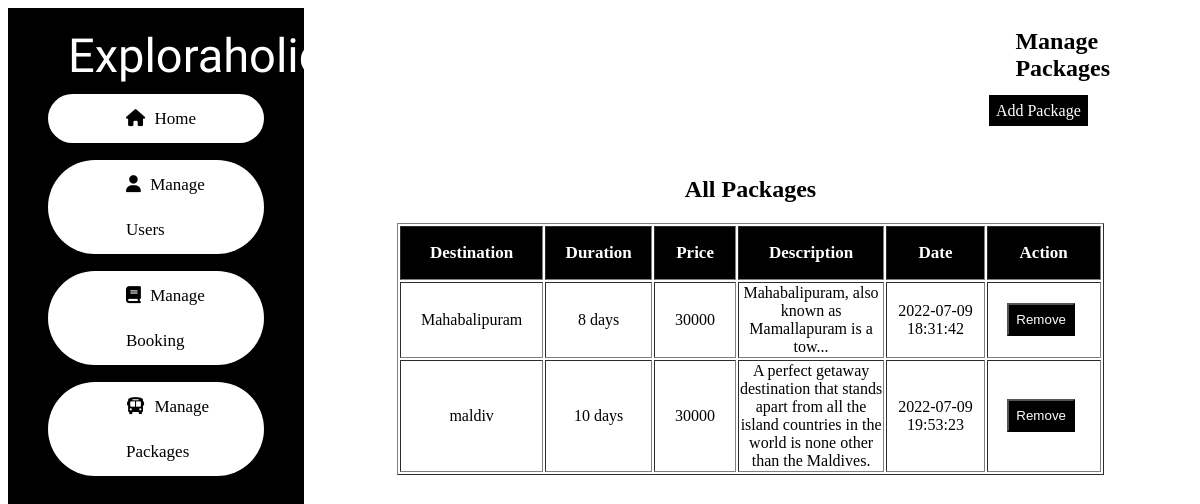
Screenshot of /adminasp/packageforms.php with the database file from the repository.
### tables this page shows
CREATE TABLE `package` (
  `id` int(10) NOT NULL,
  `destination` varchar(30) NOT NULL,
  `duration` varchar(30) NOT NULL,
  `price` int(10) NOT NULL,
  `descripstion` text NOT NULL,
  `date` datetime NOT NULL DEFAULT current_timestamp()
);

### adminasp/packageforms.php (the view, shortened to what this page needs)
<?php
require "../website1/asp/db.php";
$sql = "SELECT * FROM `package`";
$result = mysqli_query($con,$sql);
?>
<!DOCTYPE html>
<html lang="en">
<head>
    <link rel="stylesheet" href="https://cdnjs.cloudflare.com/ajax/libs/font-awesome/6.1.1/css/all.min.css"
 />
</head>
<body>
    <div class="body">
        <div class="section1">
        <div class="logo">
                Exploraholic
            </div>
            <div class="menu">
                <ul>
                     <div class="menu_1">
                                    <i class="fa fa-home" aria-hidden="true"></i>
                    <a href="../adminasp/index.php">Home</a><br>
                    </div>
                     <div class="menu_1">
                    <i class="fa fa-user" aria-hidden="true"></i>
                    <a href="../adminasp/user.php">Manage Users</a><br>
                    </div>
                     <div class="menu_1">
                    <i class="fa fa-book" aria-hidden="true"></i>
                    <a href="../adminasp/booking.php">Manage Booking</a><br>
                    </div>
                     <div class="menu_1">
                    <i class="fa fa-bus" aria-hidden="true"></i>
                    <a href="../adminasp/packageforms.php">Manage Packages</a><br>
                    </div>
                </ul>
            </div>
        </div>
        <div class="section2">
            <h2 class="h2_1">Manage Packages</h2>
            <div class="container">
                <a href="../adminhtml/addpkg.html" class="add">Add Package</a>
            </div><br><br>
            <center>
             <h2>All Packages</h2>
            <table border="1" class="table_1">
                <tr align="center">
                    <th class="th_1">Destination</th>
                    <th class="th_1">Duration</th>
                    <th class="th_1">Price</th>
                    <th class="th_1">Description</th>
                    <th class="th_1">Date</th>
                    <th class="th_1">Action</th>
                </tr>
<?php
while($row = mysqli_fetch_assoc($result)){
?>
                <tr>
                    <td class="td_1" align="center"><?php echo $row['destination']; ?></td>
                    <td class="td_1" align="center"><?php echo $row['duration']; ?></td>
                    <td class="td_1" align="center"><?php echo $row['price']; ?></td>
                    <td class="td_1" align="center"><?php echo $row['descripstion']; ?></td>
                    <td class="td_1" align="center"><?php echo $row['date']; ?></td>
                    <td class="td_1" align="center">
                    <form action="packageforms1.php" method="get">
    <input type="submit" name="submit" value="Remove" class="add" style="cursor: pointer;">
</form>
                    </td>
                </tr>
                <?php
}
                ?>
            </table>
           </center>
    </div>
</div>
</body>
</html>

### adminasp/packageforms.php (style rules this page uses)
.logo { font-size: 47px; font-family: 'Smooch', cursive; margin-top: 6px; color: white; margin-left: 60px; margin-top: 25px ; }
.menu a { margin-left: 5px; }
.menu_1 { background-color: white; color: black; padding-left: 78px; border-radius: 70px; font-size: 17px; padding-top: 2px; padding-bottom: 2px; margin-bottom: 17px; }
.add { text-decoration: none; color: white; padding: 7px; background: black; margin-right: 5px; }
.container { margin-left: 77%; }
h2.h2_1 { margin-left: 80%; }
.body { display: flex; }
.section1 { background-color: black; line-height: 45px; height: 830px; width: 25%; }
.menu a { margin-right: 40px; text-decoration: none; text-align: center; justify-content: center; color: black; }
.section2 { background-color: rgb(255, 255, 255); height: 830px; width: 75%; margin-left: 5px; }
.menu { margin-right: 40px; }
.table_1 { width: 80%; background-color: white; }
.th_1 { height: 50px; font-size: 17px; background-color: black; color: white; width: 5%; }
.td_1 { height: 50px; }

### rows the page displays
package: destination "Mahabalipuram", duration "8 days", price "30000", descripstion "Mahabalipuram, also known as Mamallapuram is a tow...", date "2022-07-09 18:31:42"
package: destination "maldiv", duration "10 days", price "30000", descripstion "A perfect getaway destination that stands apart from all the island countries in the world is none other than the Maldives.", date "2022-07-09 19:53:23"
